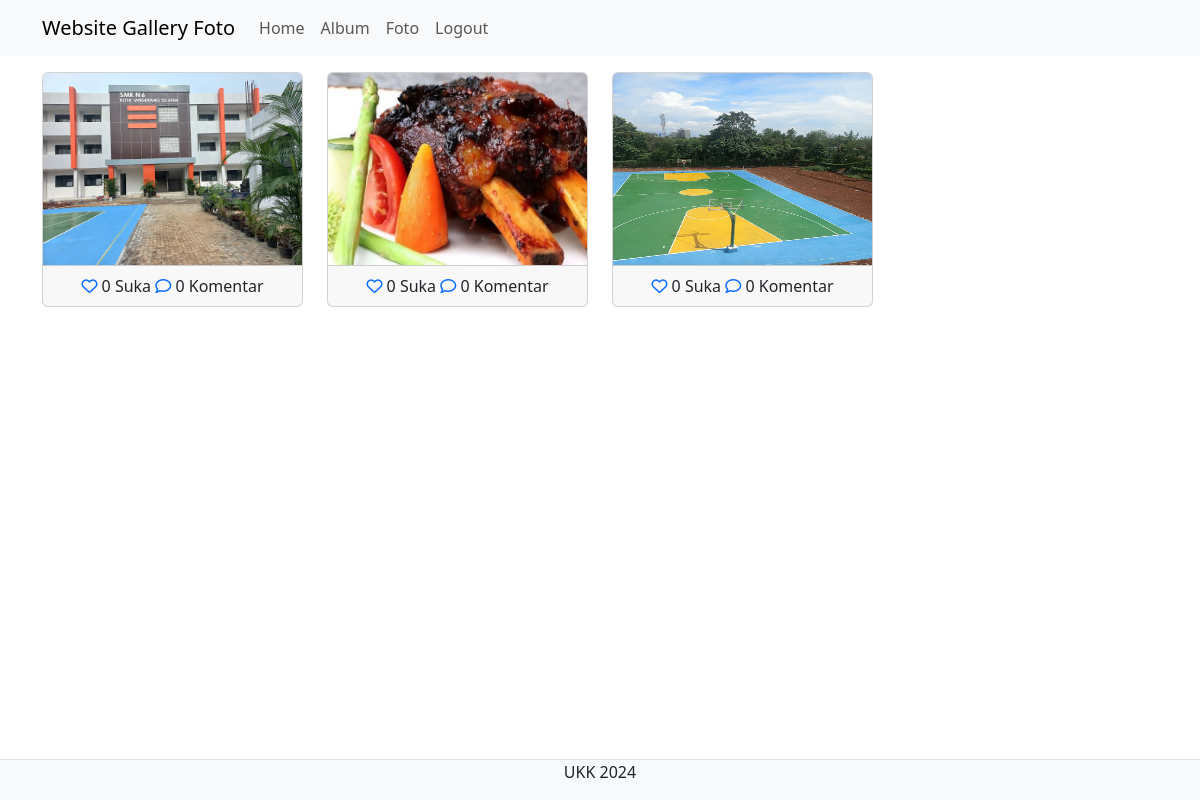
The app's page /index.php (signed in) with its own data.
### tables this page shows
CREATE TABLE `foto` (
  `fotoid` int(11) NOT NULL,
  `judulfoto` varchar(255) NOT NULL,
  `deskripsifoto` text NOT NULL,
  `tanggalunggah` date NOT NULL,
  `lokasifile` varchar(255) NOT NULL,
  `albumid` int(11) NOT NULL,
  `userid` int(11) NOT NULL
);

### index.php (the view, shortened to what this page needs)
<?php
include "koneksi.php";
$userid = $_SESSION['userid'];
?>
</html>
<!DOCTYPE html>
<html lang="en">
<head>
    <link rel="stylesheet" type="text/css" href="assets/css/bootstrap.min.css">
    <link rel="stylesheet" href="https://cdnjs.cloudflare.com/ajax/libs/font-awesome/6.5.1/css/all.min.css" />
</head>
<body>
    <nav class="navbar navbar-expand-lg bg-body-tertiary">
        <div class="container">
            <a class="navbar-brand" href="index.php">Website Gallery Foto</a>
            <div class="collapse navbar-collapse" id="navbarNavAltMarkup">
                <div class="navbar-nav me-auto">
                    <?php
                    if (!isset($_SESSION['userid'])) {
                    ?>
                        <a href="register.php" class="btn btn-outline-primary m-1">Register</a>
                        <a href="login.php" class="btn btn-outline-primary m-1">Login</a>
                    <?php
                    } else {
                    ?>
                        <li class="nav-item">
                            <a class="nav-link" aria-current="page" href="home.php">Home</a>
                        </li>
                        <li class="nav-item">
                            <a class="nav-link" href="album.php">Album</a>
                        </li>
                        <li class="nav-item">
                            <a class="nav-link" href="foto.php">Foto</a>
                        </li>
                        <li class="nav-item">
                            <a class="nav-link" href="logout.php">Logout</a>
                        </li>
                    <?php
                    }
                    ?>
                </div>
            </div>
        </div>
    </nav>
    <div class="container mt-3">
        <div class="row">
            <?php
            $sql = mysqli_query($conn, "SELECT * from foto INNER JOIN user ON foto.userid=user.userid INNER JOIN album ON foto.albumid=album.albumid");
            while ($data = mysqli_fetch_array($sql)) {
            ?>
                <div class="col-md-3">
                    <a type="button" data-bs-toggle="modal" data-bs-target="#komentar<?php echo $data['fotoid'] ?>">
                        <div class="card">
                            <img src="gambar/<?= $data['lokasifile'] ?>" class="card-img-top" title="<?php echo $data['judulfoto'] ?>" style="height: 12rem;" alt="">
                            <div class="card-footer text-center">
                                <?php
                                $fotoid = $data['fotoid'];
                                $ceksuka = mysqli_query($conn, "select * from likefoto where fotoid='$fotoid' and userid='$userid'");
                                if (mysqli_num_rows($ceksuka) == 1) { ?>
                                    <a href="like.php?fotoid=<?= $data['fotoid'] ?>" name="batalsuka"><i class="fa fa-heart"></i></a>
                                <?php } else { ?>
                                    <a href="like.php?fotoid=<?= $data['fotoid'] ?>" name="suka"><i class="fa-regular fa-heart"></i></a>
                                <?php }
                                $like = mysqli_query($conn, "select * from likefoto where fotoid='$fotoid'");
                                echo mysqli_num_rows($like) . ' Suka';
                                ?>
                                <a href="#" type="button" data-bs-toggle="modal" data-bs-target="#komentar<?php echo $data['fotoid'] ?>"><i class="fa-regular fa-comment"></i></a>
                                <?php
                                $jmlkomentar = mysqli_query($conn, "select * from komentarfoto where fotoid='$fotoid'");
                                echo mysqli_num_rows($jmlkomentar) . ' Komentar';
                                ?>
                            </div>
                        </div>
                    </a>
                </div>
            <?php
            }
            ?>
        </div>
    </div>
    <footer class="d-flex justify-content-center border-top mt-3 bg-light fixed-bottom">
        <p>UKK 2024</p>
    </footer>
</body>
</html>

### records on screen
foto: lokasifile (picture), mysqli_num_rows($like) "0", mysqli_num_rows($jmlkomentar) "0"
foto: lokasifile (picture), mysqli_num_rows($like) "0", mysqli_num_rows($jmlkomentar) "0"
foto: lokasifile (picture), mysqli_num_rows($like) "0", mysqli_num_rows($jmlkomentar) "0"
